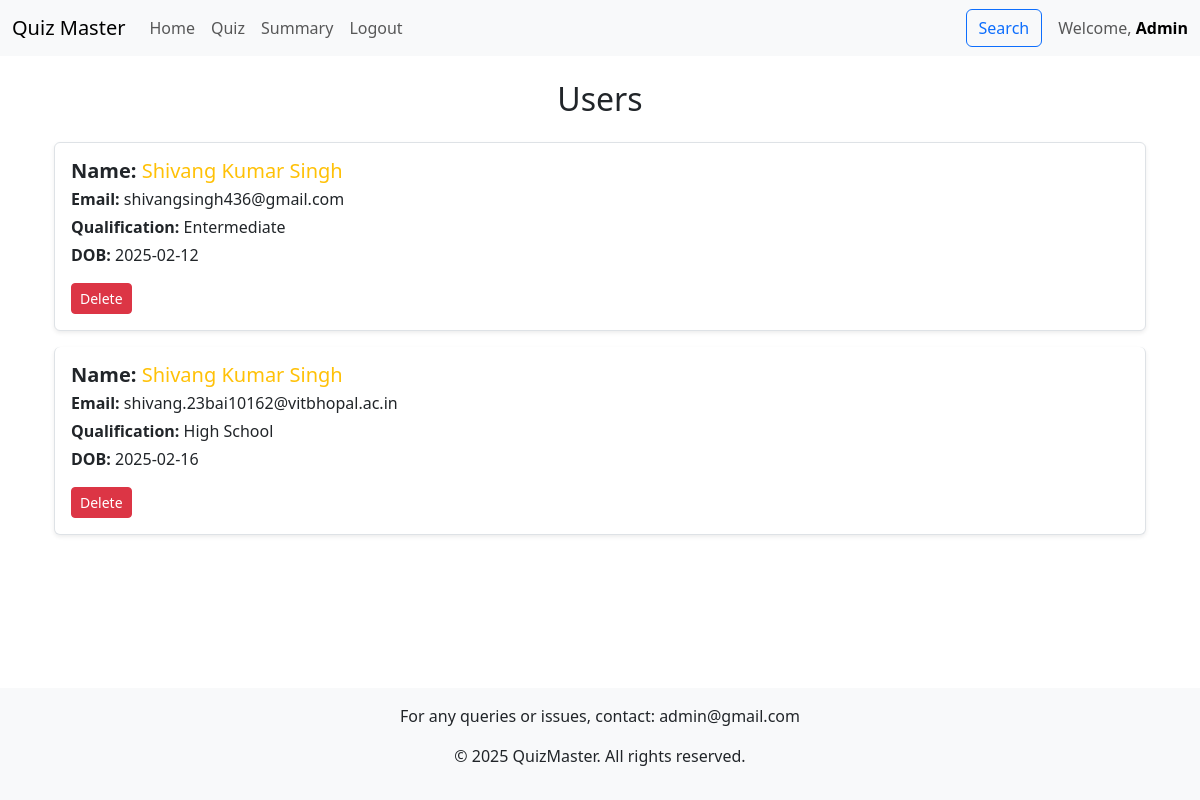
Page /admin/show_users (signed in) on the committed database.
### models.py (models this page shows)
class User(db.Model):
    id = db.Column(db.Integer, primary_key=True)
    username = db.Column(db.String(120), unique=True, nullable=False)
    password_hash = db.Column(db.String(120), nullable=False)
    full_name = db.Column(db.String(100))
    qualification = db.Column(db.String(100))
    dob = db.Column(db.Date)
    role = db.Column(db.Enum("user", "admin", name="user_roles"), default="user",)
    created_at = db.Column(db.DateTime, default=datetime.now(timezone.utc))
    scores = db.relationship('Score', backref='user', lazy=True, cascade="all, delete-orphan")

### controllers/controllers_admin.py (the view)
@app.route("/admin/show_users", methods=["GET","POST"])
@auth_required
@auth_required_admin
def show_users():
    user=User.query.get(session["user_id"])
    users=User.query.filter_by(role="user").all()
    return render_template("show_users.html",users=users,user=user)

### controllers/controllers_admin.py (called while the page is built)
def auth_required(func):
    @wraps(func)
    def inner(*args, **kwargs):
        if "user_id" in session:
            return func(*args, **kwargs)
        else:
            flash("Please login to continue")
            return redirect(url_for("index"))
    return inner

def auth_required_admin(func):
    @wraps(func)
    def inner(*args, **kwargs):
        user=User.query.get(session["user_id"])
        if user.role=="admin":
            return func(*args, **kwargs)
        else:
            flash("Unauthorised")
            return redirect(url_for("dashboard"))
    return inner

### templates/show_users.html
{% extends "base.html" %} {% block title %}User Details{% endblock %} {% block content %}
<div class="container mt-4">
    <section>
        <h2 class="mb-4 text-center">Users</h2>
        {% if users and users|length > 0 %}
        <div class="list-group">
            {% for user in users %}
            <div class="list-group-item list-group-item-action p-3 mb-3 shadow-sm rounded">
                <h5 class="mb-1">
                    <strong>Name:</strong>
                    <a class="text-decoration-none text-primary" href="/dashboard/scores/{{user.id}}">{{ user.full_name }}</a>
                </h5>
                <p class="mb-1"><strong>Email:</strong> {{ user.username }}</p>
                <p class="mb-1"><strong>Qualification:</strong> {{ user.qualification }}</p>
                <p class="mb-3"><strong>DOB:</strong> {{ user.dob }}</p>
                <form action="/admin/delete_user/{{user.id}}" method="post" class="d-inline">
                    <button type="submit" class="btn btn-danger btn-sm" onclick="return confirm('Are you sure you want to delete this question?')">Delete</button>
                </form>
            </div>
            {% endfor %}
        </div>
        {% else %}
        <p class="text-muted text-center">No Users.</p>
        {% endif %}
    </section>
</div>
{% endblock %}

### templates/navbar.html (shortened to what this page needs)
<nav class="navbar navbar-expand-lg navbar-light bg-light">
    <div class="container-fluid">
        <a class="navbar-brand" href="/">Quiz Master</a>
        <div class="collapse navbar-collapse" id="navbarNav">
            <ul class="navbar-nav me-auto">
                {% if 'user_id' in session %}
                <li class="nav-item">
                    <a class="nav-link" href="/dashboard">Home</a>
                </li>
                {% if user.role=="user" %}
                <li class="nav-item">
                    <a class="nav-link" href="/dashboard/scores/{{user.id}}">Scores</a>
                </li>
                {% else %}
                <li class="nav-item">
                    <a class="nav-link" href="/dashboard/quiz_management">Quiz</a>
                </li>
                {% endif %}
                <li class="nav-item">
                    <a class="nav-link" href="/summary">Summary</a>
                </li>
                <li class="nav-item">
                    <a class="nav-link" href="/logout">Logout</a>
                </li>
                {% endif %}
            </ul>
            {% if 'user_id' in session %}
            <div class="d-flex align-items-center">
                <a class="nav-link me-3" href="/search">
                    <button class="btn btn-outline-primary">Search</button>
                </a>
                <span class="navbar-text">
                    Welcome, <a class="fw-bold text-decoration-none" href="/profile">{{ user.role | capitalize }}</a>
                </span>
            </div>
            {% endif %}
        </div>
    </div>
</nav>

### static/styles/styles.css (style rules this page uses)
.text-primary { color: #FFC107 !important; }

### rows in the picture
User: role "Admin"
User: full_name "Shivang Kumar Singh", username "shivangsingh436@gmail.com", qualification "Entermediate", dob "2025-02-12"
User: full_name "Shivang Kumar Singh", username "shivang.23bai10162@vitbhopal.ac.in", qualification "High School", dob "2025-02-16"
